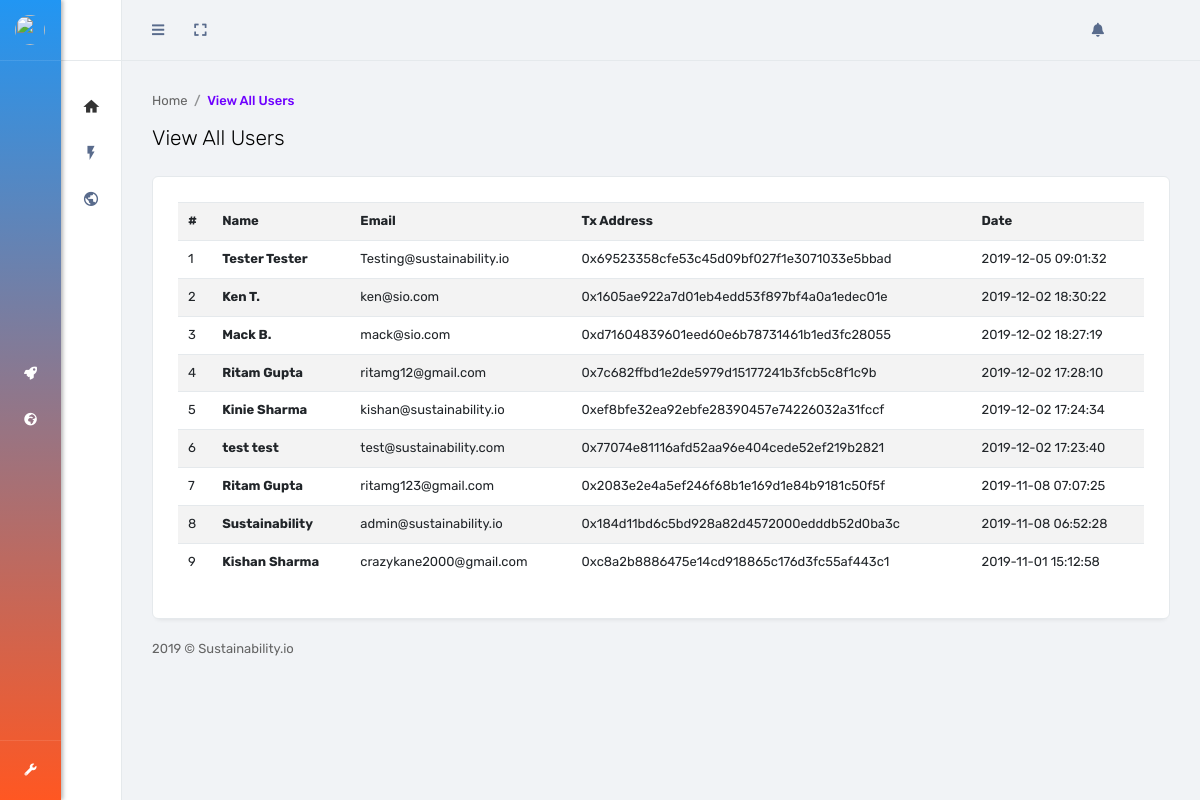
The app's page /view_all_user.php (signed in) with its own data.
### tables this page shows
CREATE TABLE `users` (
  `id` int(11) NOT NULL,
  `name` varchar(100) NOT NULL,
  `email` varchar(50) NOT NULL,
  `tx_address` varchar(60) NOT NULL,
  `file` varchar(150) NOT NULL DEFAULT 'default.jpg',
  `gender` varchar(10) NOT NULL DEFAULT 'Male',
  `date` timestamp NOT NULL DEFAULT CURRENT_TIMESTAMP ON UPDATE CURRENT_TIMESTAMP,
  `verified` varchar(20) NOT NULL DEFAULT 'True',
  `password` varchar(100) NOT NULL DEFAULT 'pass',
  `phone` varchar(20) NOT NULL DEFAULT '1234567890',
  `activation_code` varchar(50) NOT NULL DEFAULT '123456',
  `tutorial_taken` varchar(10) NOT NULL DEFAULT 'No',
  `balance` varchar(10) NOT NULL DEFAULT '0',
  `kyc_approved` varchar(20) NOT NULL DEFAULT 'Pending',
  `g_auth_key` varchar(50) DEFAULT NULL
);

### administrator/function.php (called while the page is built, shortened)
<?php
     function authenticate(){
    if(isset($_SESSION['user'], $_SESSION['loged_primitives']))
      {
         include 'connection.php';
          $pdo = new PDO($dsn, $user, $pass, $opt);
          try {
              $stmt = $pdo->prepare('SELECT * FROM users WHERE email = :user');
          } catch(PDOException $ex) {
              echo "An Error occured!";
              print_r($ex->getMessage());
          }
          $stmt->execute(['user' => $_SESSION['user']]);
          $user = $stmt->fetch();
           return $user;      }
      else
      {
        header('Location:sign_in.php?choice=error&value=Session timed out. Login again.');
      }
       return $user;
  }
     function fetch_all_popo($table){
         include 'connection.php';
         $pdo = new PDO($dsn, $user, $pass, $opt);
         try {
            $stmt = $pdo->prepare('SELECT * FROM `'.$table.'` ORDER BY date DESC');
            } catch(PDOException $ex) {
                echo "An Error occured!";
                print_r($ex->getMessage());
            }
            $stmt->execute();
            $user = $stmt->fetchAll();
            return $user;
    }
 ?>

### view_all_user.php (the view, shortened to what this page needs)
<?php session_start();
    include 'administrator/function.php';
    $pdo_auth = authenticate();
?><!DOCTYPE html>
<html lang="en">
<head>
        <link href="assets/plugins/bootstrap/css/bootstrap.min.css" rel="stylesheet">
        <link href="assets/plugins/font-awesome/css/all.min.css" rel="stylesheet">
        <link href="assets/plugins/icomoon/style.css" rel="stylesheet">
        <link href="assets/plugins/switchery/switchery.min.css" rel="stylesheet">
        <link href="assets/css/concept.min.css" rel="stylesheet">
        <link href="assets/css/custom.css" rel="stylesheet">
    </head>
    <body>
        <div class="page-container">
            <?php include 'page_and_setting_sidebar.php'; ?>
            <div class="page-content">
               <?php include 'secondary_sidebar.php'; ?>
                <div class="page-header">
                  <?php include 'navigation.php'; ?>
                </div>
                <div class="page-inner no-page-title">
                    <div id="main-wrapper">
                        <div class="content-header">
                            <nav aria-label="breadcrumb">
                                <ol class="breadcrumb breadcrumb-style-1">
                                    <li class="breadcrumb-item">Home</li>
                                    <li class="breadcrumb-item active" aria-current="page">View All Users</li>
                                </ol>
                            </nav>
                            <h1 class="page-title">View All Users</h1>
                        </div>
                        <div class="row">
                            <div class="col-lg-12">
                                <div class="card">
                                    <div class="card-body">
                                        <table class="table table-striped table-hover">
                                            <tr>
                                                <th>#</th>
                                                <th>Name</th>
                                                <th>Email</th>
                                                <th>Tx Address</th>
                                                <th>Date</th>
                                            </tr>
                                            <?php $i=1;
                                                $data = fetch_all_popo("users");
                                                foreach ($data as $key => $value) {
                                                    echo '<tr>
                                                        <td>'.$i.'</td>
                                                        <td><b>'.$value['name'].'</b></td>
                                                        <td>'.$value['email'].'</td>
                                                        <td>'.$value['tx_address'].'</td>
                                                        <td>'.$value['date'].'</td>
                                                    </tr>';
                                                    $i++;
                                                }
                                             ?>
                                        </table>
                                    </div>
                                </div>
                            </div>
                        </div>
                    </div>
                <div class="page-footer">
                    <p>2019 &copy; Sustainability.io</p>
                </div>
                </div>
            </div>
        </div>
    </body>
</html>

### records on screen
users: name "Tester Tester", email "Testing@sustainability.io", tx_address "0x69523358cfe53c45d09bf027f1e3071033e5bbad", date "2019-12-05 09:01:32"
users: name "Ken T.", email "ken@sio.com", tx_address "0x1605ae922a7d01eb4edd53f897bf4a0a1edec01e", date "2019-12-02 18:30:22"
users: name "Mack B.", email "mack@sio.com", tx_address "0xd71604839601eed60e6b78731461b1ed3fc28055", date "2019-12-02 18:27:19"
users: name "Ritam Gupta", email "ritamg12@gmail.com", tx_address "0x7c682ffbd1e2de5979d15177241b3fcb5c8f1c9b", date "2019-12-02 17:28:10"
users: name "Kinie Sharma", email "kishan@sustainability.io", tx_address "0xef8bfe32ea92ebfe28390457e74226032a31fccf", date "2019-12-02 17:24:34"
users: name "test test", email "test@sustainability.com", tx_address "0x77074e81116afd52aa96e404cede52ef219b2821", date "2019-12-02 17:23:40"
users: name "Ritam Gupta", email "ritamg123@gmail.com", tx_address "0x2083e2e4a5ef246f68b1e169d1e84b9181c50f5f", date "2019-11-08 07:07:25"
users: name "Sustainability", email "admin@sustainability.io", tx_address "0x184d11bd6c5bd928a82d4572000edddb52d0ba3c", date "2019-11-08 06:52:28"
users: name "Kishan Sharma", email "crazykane2000@gmail.com", tx_address "0xc8a2b8886475e14cd918865c176d3fc55af443c1", date "2019-11-01 15:12:58"
